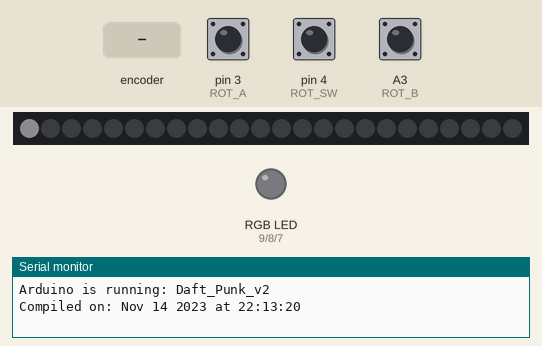
The sketch below on a simulated Arduino Uno, built with avr-gcc and run on an emulated ATmega328P. Parts: 24 RGB LEDs in strip order, left to right, an RGB LED mixed from three pins (HIGH = lit), the last lines printed to the serial monitor. The test bench sets the inputs (shaded band); at power-on: pin 4 (ROT_SW) LOW, pin 3 (ROT_A) HIGH, A3 (ROT_B) HIGH. Dim RGB values are drawn brighter than linear.

Above: at 0.1 s.
2.3 s: rotary encoder on pin 3 (ROT_A) / A3 (ROT_B) turned 3 steps (first pin leading)
At 3.7 s:
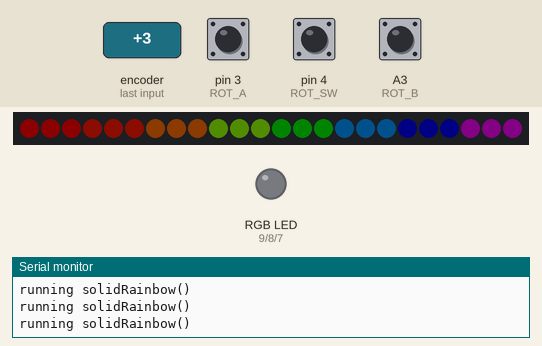
4.4 s: rotary encoder on pin 3 (ROT_A) / A3 (ROT_B) turned 1 step (first pin leading)
At 7.58 s:
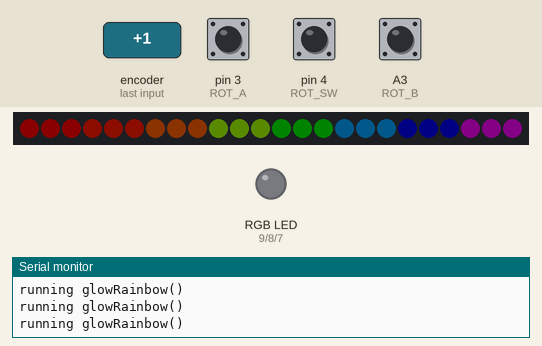
7.6 s: pin 4 (ROT_SW) pulled HIGH for 0.15 s
At 8.27 s:
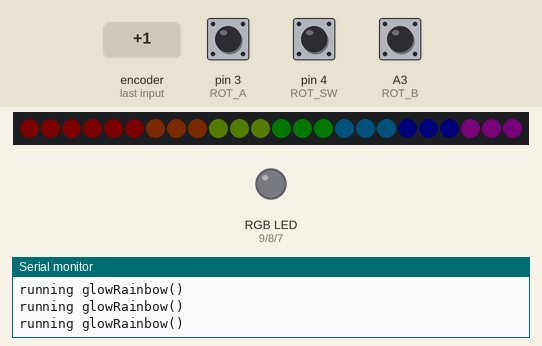
8.3 s: pin 4 (ROT_SW) pulled HIGH for 3.2 s
At 9.1 s:
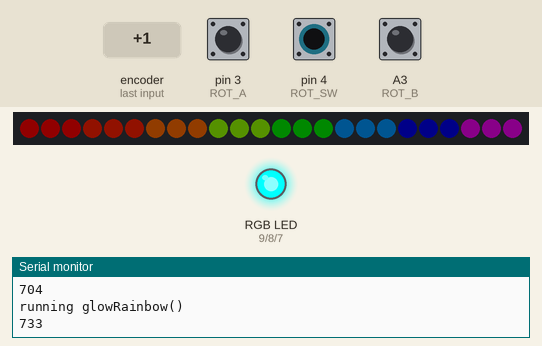
12.1 s: rotary encoder on pin 3 (ROT_A) / A3 (ROT_B) turned 1 step (first pin leading)
At 13.08 s:
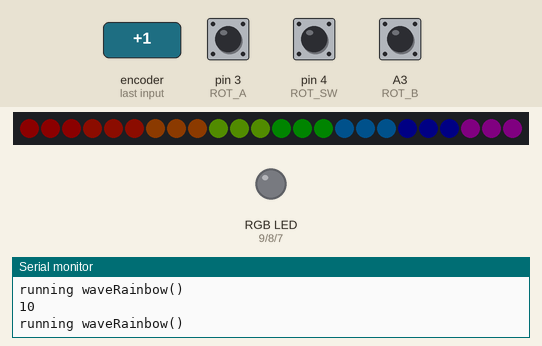
13.8 s: pin 4 (ROT_SW) pulled HIGH for 1 s
At 14.47 s:
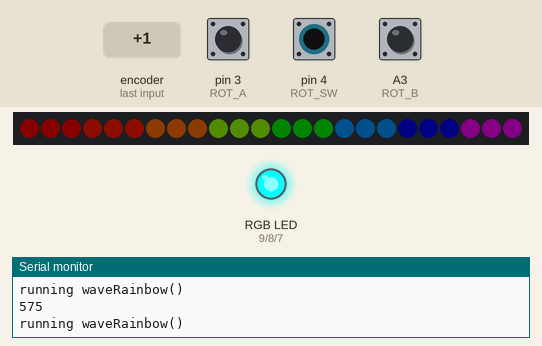
Timing chart, 0 to 16.4 s (numbered marks = the images above; inputs shaded):
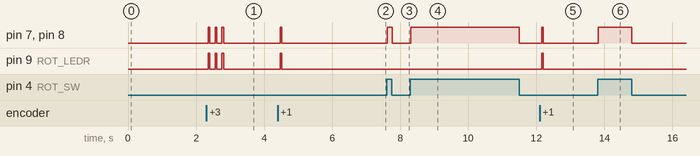

The sketch:

Daft_Punk_v2.ino
```cpp
// Daft_Punk_v2.ino by Nathan Birenbaum 10/24/2021
// Last updated by Nathan Birenbaum 10/28/2021
//  Drives LEDS for a replica of Daft Punk's Guy Manuel helmet.
//  Utilizes 2 strips of 24 WS2812 RGB LEDs to light the fans.
//  Uses rotary encoders for adjusting light pattern.
//  https://github.com/FastLED/FastLED/wiki/Basic-usage
//  https://github.com/sparkfun/Rotary_Encoder_Breakout-Illuminated/blob/main/Firmware/RG_Rotary_Encoder/RG_Rotary_Encoder.ino
//  https://forum.arduino.cc/t/sketch-name-as-preprocessor-value/116152

// Libraries
#define FASTLED_INTERNAL
#include "FastLED.h"
#include <PinChangeInt.h>

// WS2812B LED strip definitions
#define NUM_LEDS 24
#define NUM_FANS 8
#define DATA_PIN 2
#define NUM_STATES 4
#define DEFAULT_BRIGHTNESS 12

// Rotary encoder definitions
#define ROT_LEDB 7  // blue LED
#define ROT_LEDG 8  // green LED
#define ROT_LEDR 9  // red LED
#define ROT_B    A3 // rotary B
#define ROT_A    3  // rotary A (do not change - used for interrupts)
#define ROT_SW   4  // rotary pushbutton

// Global variables that can be changed in interrupt routines
volatile int rotary_counter = 1; // current "position" of rotary encoder (increments CW)
volatile boolean rotary_change = false; // will turn true if rotary_counter has changed
volatile boolean button_pressed = false; // will turn true if the button has been pushed
volatile boolean button_released = false; // will turn true if the button has been released (sets button_downtime)
volatile unsigned long button_downtime = 0L; // ms the button was pushed before release
volatile int selected_program = 0; // State defined by rotary encoder

// "Static" variables are initalized once the first time that loop runs, but they keep their values through successive loops.
static unsigned char x = 0; //LED color
static boolean button_down = false;
static unsigned long int button_down_start, button_down_time;

// Fan colors
#define BLACK  0xffffff
#define WHITE  0xffffff
#define RED    0xff0000
#define ORANGE 0xff2200
#define YELLOW 0xff6600
#define LGREEN 0x99ff00
#define GREEN  0x009900
#define LBLUE  0x0099ff
#define BLUE   0x000099
#define VIOLET 0x990099

// Rotary encoder colors (common anode LED: on=0, off=1)
#define ROT_BLACK B111
#define ROT_RED B110
#define ROT_GREEN B101
#define ROT_YELLOW B100
#define ROT_BLUE B011
#define ROT_PURPLE B010
#define ROT_CYAN B001
#define ROT_WHITE B000

// Initialize LED arrays
CRGB leds[NUM_LEDS];
CRGBSet setleds(leds, NUM_LEDS);
CRGBSet leds1(setleds(0,2));
CRGBSet leds2(setleds(3,5));
CRGBSet leds3(setleds(6,8));
CRGBSet leds4(setleds(9,11));
CRGBSet leds5(setleds(12,14));
CRGBSet leds6(setleds(15,17));
CRGBSet leds7(setleds(18,20));
CRGBSet leds8(setleds(21,23));
int selected_fan = 1;
int fan_direction = 1;
int fade_amount = 1;
int brightness_difference_glow = 10;
int brightness_difference_wave = 128;
int adjusted_brightness = DEFAULT_BRIGHTNESS;
int faded_brightness = DEFAULT_BRIGHTNESS;

void setup() {
  Serial.begin(9600);
  printCurrentSketch();
  digitalWrite(13, LOW); // Turns off on-board LED
  setupRGBEncoder();
  setEncoderLED(ROT_WHITE);
  FastLED.addLeds<WS2812B, DATA_PIN, GRB>(leds, NUM_LEDS);
  FastLED.setBrightness(DEFAULT_BRIGHTNESS); // Max 255
  confirmBlink();
}

void loop() {
  selected_program = abs(rotary_counter) % NUM_STATES;
  switch (selected_program) {
    case 0:
      solidRainbow();
      Serial.println("running solidRainbow()");
      break;
    case 1:
      glowRainbow();
      Serial.println("running glowRainbow()");
      break;
    case 2:
      waveRainbow();
      Serial.println("running waveRainbow()");
      break;
    case 3:
      danceGreenYellowRed();
      Serial.println("running danceGreenYellowRed()");
      break;
    default:
      confirmBlink();
      Serial.println("default reached in switch (selected_program) statement in loop()");
      break;
  }
  delay(10);

  if (rotary_change) {
    Serial.print("rotary: ");
    Serial.println(rotary_counter, DEC);
    rotary_change = false;
    setEncoderLED(ROT_BLACK);
    delay(50);
    setEncoderLED(ROT_WHITE);
    FastLED.clear();
  }

  if (button_pressed) {
    Serial.println("button press");
    button_pressed = false;
    button_down = true;
    button_down_start = millis();
  }

  if (button_released) {
    setEncoderLED(ROT_WHITE);
    Serial.print("button release, downtime: ");
    Serial.println(button_downtime, DEC);
    button_released = false;
    button_down = false;
  }

  if (button_down) {
    setEncoderLED(ROT_RED);
    button_down_time = millis() - button_down_start;
    Serial.println(button_down_time);
  }
}

// Fills all sets of LEDs with a solid color
void solidRainbow() {
  leds1 = CRGB(RED);
  leds2 = CRGB(ORANGE);
  leds3 = CRGB(YELLOW);
  leds4 = CRGB(LGREEN);
  leds5 = CRGB(GREEN);
  leds6 = CRGB(LBLUE);
  leds7 = CRGB(BLUE);
  leds8 = CRGB(VIOLET);
  FastLED.setBrightness(adjusted_brightness);
  FastLED.show();
}

// Fills all sets of LEDs with a solid color and pulses their brightness in unison
void glowRainbow() {
  EVERY_N_MILLISECONDS(50) {
    leds1 = CRGB(RED);
    leds2 = CRGB(ORANGE);
    leds3 = CRGB(YELLOW);
    leds4 = CRGB(LGREEN);
    leds5 = CRGB(GREEN);
    leds6 = CRGB(LBLUE);
    leds7 = CRGB(BLUE);
    leds8 = CRGB(VIOLET);
    if (faded_brightness <= adjusted_brightness - brightness_difference_glow) {
      fade_amount = 1;
    }
    if (faded_brightness >= adjusted_brightness + brightness_difference_glow) {
      fade_amount = -1;
    }
    faded_brightness = faded_brightness + fade_amount;
    FastLED.setBrightness(faded_brightness);
    FastLED.show();
  }
}

// Fills all sets of LEDs with a solid colorand pulses them in waves
void waveRainbow() {
  leds1 = CRGB(RED);
  leds2 = CRGB(ORANGE);
  leds3 = CRGB(YELLOW);
  leds4 = CRGB(LGREEN);
  leds5 = CRGB(GREEN);
  leds6 = CRGB(LBLUE);
  leds7 = CRGB(BLUE);
  leds8 = CRGB(VIOLET);
  EVERY_N_MILLISECONDS( 100 ) {
    FastLED.setBrightness(adjusted_brightness);
    switch (selected_fan) {
      case 0:
        leds1.fadeLightBy(adjusted_brightness+brightness_difference_wave/2);
        break;
      case 1:
        leds1.fadeLightBy(adjusted_brightness+brightness_difference_wave);
        leds2.fadeLightBy(adjusted_brightness+brightness_difference_wave/2);
        break;
      case 2:
        leds1.fadeLightBy(adjusted_brightness+brightness_difference_wave/2);
        leds2.fadeLightBy(adjusted_brightness+brightness_difference_wave);
        leds3.fadeLightBy(adjusted_brightness+brightness_difference_wave/2);
        break;
      case 3:
        leds2.fadeLightBy(adjusted_brightness+brightness_difference_wave/2);
        leds3.fadeLightBy(adjusted_brightness+brightness_difference_wave);
        leds4.fadeLightBy(adjusted_brightness+brightness_difference_wave/2);
        break;
      case 4:
        leds3.fadeLightBy(adjusted_brightness+brightness_difference_wave/2);
        leds4.fadeLightBy(adjusted_brightness+brightness_difference_wave);
        leds5.fadeLightBy(adjusted_brightness+brightness_difference_wave/2);
        break;
      case 5:
        leds4.fadeLightBy(adjusted_brightness+brightness_difference_wave/2);
        leds5.fadeLightBy(adjusted_brightness+brightness_difference_wave);
        leds6.fadeLightBy(adjusted_brightness+brightness_difference_wave/2);
        break;
      case 6:
        leds5.fadeLightBy(adjusted_brightness+brightness_difference_wave/2);
        leds6.fadeLightBy(adjusted_brightness+brightness_difference_wave);
        leds7.fadeLightBy(adjusted_brightness+brightness_difference_wave/2);
        break;
      case 7:
        leds6.fadeLightBy(adjusted_brightness+brightness_difference_wave/2);
        leds7.fadeLightBy(adjusted_brightness+brightness_difference_wave);
        leds8.fadeLightBy(adjusted_brightness+brightness_difference_wave/2);
        break;
      case 8:
        leds7.fadeLightBy(adjusted_brightness+brightness_difference_wave/2);
        leds8.fadeLightBy(adjusted_brightness+brightness_difference_wave);
        break;
      case 9:
        leds8.fadeLightBy(adjusted_brightness+brightness_difference_wave/2);
        break;
      default:
        Serial.println("default reached in switch (selected_fan) statement in rainbowGlow()");
        break;
    }
    FastLED.show();
    if (selected_fan <= -1) {
      fan_direction = 1;
    }
    if (selected_fan >= 10) {
      fan_direction = -1;
    }
    selected_fan = selected_fan+fan_direction;
    Serial.println(selected_fan);
    delay(10);
  }
}

// PLACEHOLDER
void danceGreenYellowRed() {
  leds1 = CRGB(GREEN);
  leds2 = CRGB(GREEN);
  leds3 = CRGB(GREEN);
  leds4 = CRGB(GREEN);
  leds5 = CRGB(YELLOW);
  leds6 = CRGB(YELLOW);
  leds7 = CRGB(YELLOW);
  leds8 = CRGB(RED);
  FastLED.setBrightness(adjusted_brightness);
  FastLED.show();
}

// Sets color of encoder LED
void setEncoderLED(unsigned char rotary_color) {
  digitalWrite(ROT_LEDR, rotary_color & B001);
  digitalWrite(ROT_LEDG, rotary_color & B010);
  digitalWrite(ROT_LEDB, rotary_color & B100);
}

// Blinks for setup confirmation
void confirmBlink() {
  for (int8_t ii = 0; ii < 5; ii++) {
    leds[0] = CRGB(WHITE);
    FastLED.show();
    delay(100);
    leds[0] = CRGB(BLACK);
    FastLED.show();
    delay(100);
  }
}

// All setup code for the RGB rotary encoder
void setupRGBEncoder() {
  pinMode(ROT_A, INPUT);
  pinMode(ROT_B, INPUT);
  digitalWrite(ROT_A, HIGH); // Soft pullup
  digitalWrite(ROT_B, HIGH); // Soft pullup
  pinMode(ROT_SW, INPUT);    // Common anode w/ pulldown
  pinMode(ROT_LEDB, OUTPUT);
  pinMode(ROT_LEDG, OUTPUT);
  pinMode(ROT_LEDR, OUTPUT);
  digitalWrite(ROT_LEDR, 100);
  digitalWrite(ROT_LEDG, 100);
  digitalWrite(ROT_LEDB, 100);
  attachInterrupt(1, rotaryIRQ, CHANGE); // Uses external interrupt pin
  PCintPort::attachInterrupt(ROT_SW, &buttonIRQ, CHANGE); // Uses pin change interrupt library
}

// Prints details of the current running sketch for debugging
void  printCurrentSketch() {
  String the_path = __FILE__;
  int slash_loc = the_path.lastIndexOf('/');
  String the_cpp_name = the_path.substring(slash_loc+1);
  int dot_loc = the_cpp_name.lastIndexOf('.');
  String the_sketchname = the_cpp_name.substring(0, dot_loc);

  Serial.print("\nArduino is running: ");
  Serial.println(the_sketchname);
  Serial.print("Compiled on: ");
  Serial.print(__DATE__);
  Serial.print(" at ");
  Serial.println(__TIME__);
}

// Process input from the rotary encoder. Rotary position is held in rotary_counter.
void rotaryIRQ() {
  static unsigned char rotary_state = 0; // current/previous encoder states
  rotary_state <<= 2;  // remember previous state
  rotary_state |= (digitalRead(ROT_A) | (digitalRead(ROT_B) << 1));  // mask in current state
  rotary_state &= 0x0F; // zero upper nybble
  if (rotary_state == 0x09) { // from 10 to 01, increment counter. Also try 0x06 if unreliable
    rotary_counter++;
    rotary_change = true;
  }
  else if (rotary_state == 0x03) { // from 00 to 11, decrement counter. Also try 0x0C if unreliable
    rotary_counter--;
    rotary_change = true;
  }
}

// Process rotary encoder button presses/releases and debounces noisy contact "presses".
// Sets button_pressed and button_released flags and computes button_downtime.
void buttonIRQ() {
  static boolean button_state = false;
  static unsigned long btn_start, btn_end;
  if ((PCintPort::pinState == HIGH) && (button_state == false)) { // Button was up, but now down
    // Discard button presses too close together (debounce)
    btn_start = millis();
    if (btn_start > (btn_end + 10)) {
      button_state = true;
      button_pressed = true;
    }
  }
  else if ((PCintPort::pinState == LOW) && (button_state == true)) { // Button was down, but now up
    // Discard button releases too close together (debounce)
    btn_end = millis();
    if (btn_end > (btn_start + 10))
    {
      button_state = false;
      button_released = true;
      button_downtime = btn_end - btn_start;
    }
  }
}
```

Measured:
- after the input at 2.3 s, pin 7 (ROT_LEDB), pin 8 (ROT_LEDG), pin 9 (ROT_LEDR): alternates HIGH for 0.05 s and LOW for 0.16 s, 6 changes in all, then stays LOW, starting after 0.05 s
- after the input at 4.4 s, pin 7 (ROT_LEDB), pin 8 (ROT_LEDG), pin 9 (ROT_LEDR): LOW → HIGH after 0.07 s, → LOW 0.05 s later
- after the input at 7.6 s, pin 7 (ROT_LEDB), pin 8 (ROT_LEDG): LOW → HIGH at once, → LOW 0.15 s later
- after the input at 8.3 s, pin 7 (ROT_LEDB), pin 8 (ROT_LEDG): LOW → HIGH at once, → LOW 3.2 s later
- after the input at 12.1 s, pin 7 (ROT_LEDB), pin 8 (ROT_LEDG), pin 9 (ROT_LEDR): LOW → HIGH after 0.06 s, → LOW 0.05 s later
- after the input at 13.8 s, pin 7 (ROT_LEDB), pin 8 (ROT_LEDG): LOW → HIGH at once, → LOW 0.98 s later
